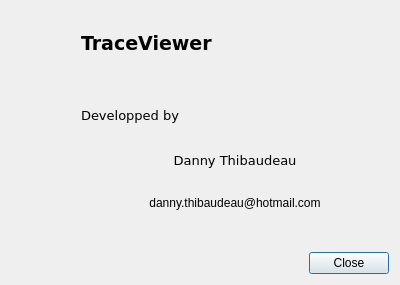
<?xml version="1.0" encoding="UTF-8"?>
<ui version="4.0">
 <class>AboutDlg</class>
 <widget class="QDialog" name="AboutDlg">
  <property name="geometry">
   <rect>
    <x>0</x>
    <y>0</y>
    <width>400</width>
    <height>285</height>
   </rect>
  </property>
  <property name="windowTitle">
   <string>Dialog</string>
  </property>
  <layout class="QVBoxLayout" name="verticalLayout">
   <item>
    <layout class="QFormLayout" name="formLayout">
     <property name="fieldGrowthPolicy">
      <enum>QFormLayout::AllNonFixedFieldsGrow</enum>
     </property>
     <item row="0" column="0">
      <widget class="QWidget" name="AppIconWidget" native="true">
       <property name="minimumSize">
        <size>
         <width>64</width>
         <height>64</height>
        </size>
       </property>
       <property name="maximumSize">
        <size>
         <width>64</width>
         <height>64</height>
        </size>
       </property>
      </widget>
     </item>
     <item row="0" column="1">
      <widget class="QLabel" name="label">
       <property name="font">
        <font>
         <family>Verdana</family>
         <pointsize>14</pointsize>
         <weight>75</weight>
         <bold>true</bold>
        </font>
       </property>
       <property name="text">
        <string>TraceViewer</string>
       </property>
      </widget>
     </item>
     <item row="1" column="1">
      <spacer name="verticalSpacer_2">
       <property name="orientation">
        <enum>Qt::Vertical</enum>
       </property>
       <property name="sizeHint" stdset="0">
        <size>
         <width>20</width>
         <height>20</height>
        </size>
       </property>
      </spacer>
     </item>
     <item row="2" column="1">
      <widget class="QLabel" name="label_2">
       <property name="font">
        <font>
         <family>Verdana</family>
         <pointsize>10</pointsize>
        </font>
       </property>
       <property name="text">
        <string>Developped by</string>
       </property>
      </widget>
     </item>
     <item row="3" column="1">
      <spacer name="verticalSpacer">
       <property name="orientation">
        <enum>Qt::Vertical</enum>
       </property>
       <property name="sizeHint" stdset="0">
        <size>
         <width>20</width>
         <height>5</height>
        </size>
       </property>
      </spacer>
     </item>
     <item row="4" column="1">
      <widget class="QLabel" name="label_3">
       <property name="font">
        <font>
         <family>Verdana</family>
         <pointsize>10</pointsize>
        </font>
       </property>
       <property name="text">
        <string>Danny Thibaudeau</string>
       </property>
       <property name="alignment">
        <set>Qt::AlignCenter</set>
       </property>
      </widget>
     </item>
     <item row="5" column="1">
      <spacer name="verticalSpacer_3">
       <property name="orientation">
        <enum>Qt::Vertical</enum>
       </property>
       <property name="sizeHint" stdset="0">
        <size>
         <width>20</width>
         <height>5</height>
        </size>
       </property>
      </spacer>
     </item>
     <item row="6" column="1">
      <widget class="QLabel" name="label_4">
       <property name="text">
        <string>danny.thibaudeau@hotmail.com</string>
       </property>
       <property name="alignment">
        <set>Qt::AlignCenter</set>
       </property>
      </widget>
     </item>
     <item row="7" column="1">
      <spacer name="verticalSpacer_4">
       <property name="orientation">
        <enum>Qt::Vertical</enum>
       </property>
       <property name="sizeHint" stdset="0">
        <size>
         <width>20</width>
         <height>30</height>
        </size>
       </property>
      </spacer>
     </item>
     <item row="8" column="1">
      <layout class="QHBoxLayout" name="horizontalLayout">
       <item>
        <spacer name="horizontalSpacer">
         <property name="orientation">
          <enum>Qt::Horizontal</enum>
         </property>
         <property name="sizeHint" stdset="0">
          <size>
           <width>40</width>
           <height>20</height>
          </size>
         </property>
        </spacer>
       </item>
       <item>
        <widget class="QPushButton" name="CloseBtn">
         <property name="sizePolicy">
          <sizepolicy hsizetype="Fixed" vsizetype="Fixed">
           <horstretch>0</horstretch>
           <verstretch>0</verstretch>
          </sizepolicy>
         </property>
         <property name="layoutDirection">
          <enum>Qt::LeftToRight</enum>
         </property>
         <property name="text">
          <string>Close</string>
         </property>
         <property name="flat">
          <bool>false</bool>
         </property>
        </widget>
       </item>
      </layout>
     </item>
    </layout>
   </item>
  </layout>
 </widget>
 <resources>
  <include location="../QTraceClient.qrc"/>
 </resources>
 <connections/>
</ui>
